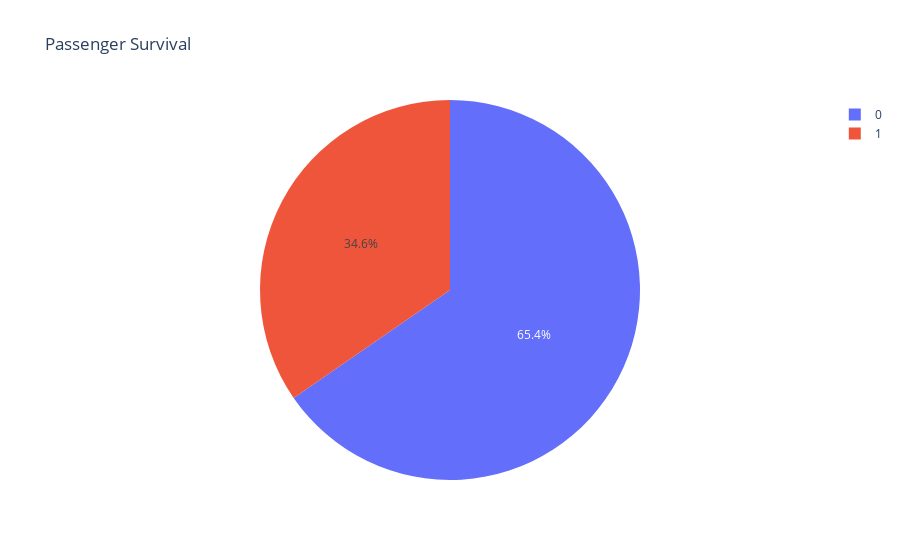

Write notebook code for a chart like this one.
### Markdown cell above
### Рассмотрим расределение целевой переменной

### Code cell
fig = px.pie(data, names='Survived', title='Passenger Survival')
fig.show()

### Figure 1 — Plotly figure (JSON) as saved in the notebook; plotly's stock layout.template omitted (floating-point values rounded to 4 significant figures; data arrays with more than 128 entries replaced by an {"elided": "..."} marker saying what was removed)
{"data": [{"domain": {"x": [0, 1], "y": [0, 1]}, "hovertemplate": "Survived=%{label}<extra></extra>", "labels": {"elided": "156 int values"}, "legendgroup": "", "name": "", "showlegend": true, "type": "pie"}], "layout": {"legend": {"tracegroupgap": 0}, "title": {"text": "Passenger Survival"}}}
